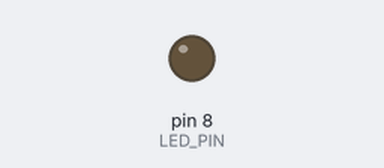
A sketch run on a simulated Arduino Uno, built with avr-gcc and run on an emulated ATmega328P. Shown: output pins drawn as LEDs (lit = HIGH).

Above: at 0.3 s.
At 3.1 s:
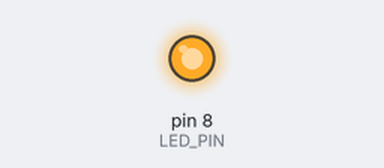
Timing chart, 0 to 4.5 s (numbered marks = the images above):
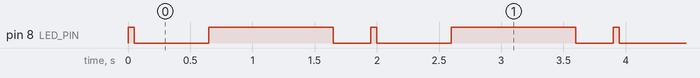

The sketch:

Blink2_0.ino
```cpp
const int LED_PIN = 8;

void setup() {
  // initialize the digital pin as an output.
  // Pin 13 has an LED connected on most Arduino boards:
  pinMode(LED_PIN, OUTPUT);
}

void loop() {
  digitalWrite(LED_PIN, HIGH);   // set the LED on
  delay(50);              // wait for a second
  digitalWrite(LED_PIN, LOW);    // set the LED off
  delay(600);              // wait for a second
  digitalWrite(LED_PIN, HIGH);    // set the LED off
  delay(1000);
  digitalWrite(LED_PIN, LOW);    // set the LED off
  delay(300);
}
```

Measured:
- by itself, pin 8 (LED_PIN): repeats every 2.0 s: LOW 0.60 s, HIGH 1.0 s, LOW 0.30 s, HIGH 0.05 s
- by itself, everything shown: repeats every 2.0 s, in 4 steps
